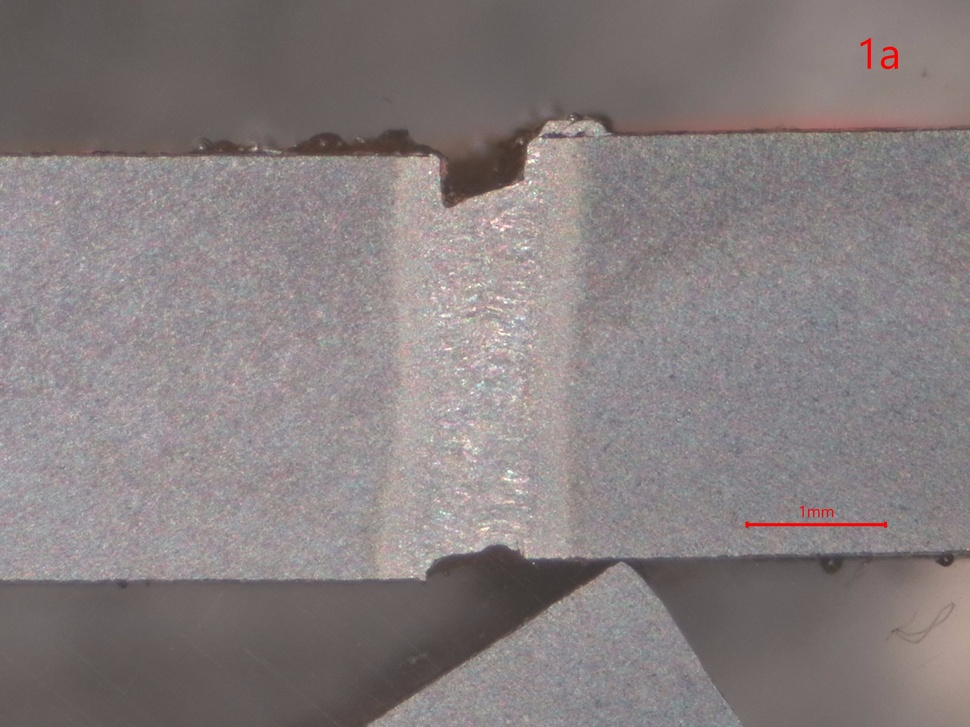
#> input picture cv_postprocessing/WeldGUI/weld-app/weldImages/image.jpg, 970 x 727 px, shrunk from 2592 x 1944 before the run
$ python -i ocr.py   (imports and definitions only)
#> lines starting #> are read from the running program, lines starting #| are printed output that depends on the picture; after the words box and inside, x2 and y2 are one past the last pixel; in counts of white or black regions, pixels touching at a corner belong together
#> further down, picture is the input picture: shape (727, 970, 3); mean B, G, R 126.8, 126.4, 134.3
import logging
import re
from pathlib import Path
from re import match

import cv2
import numpy as np


# [136 lines left out: functions bbox_center, crop_four, get_red_mask, remove_text_from_line_area, get_closest_horiz_line_width, not called in this run]

def find_long_colored_line(image: np.ndarray, bbox: tuple[float, float, float, float] = None):
    # Optional: remove text over line if bbox is known
    if bbox is not None:
        x1, y1 = np.min(bbox, axis=0).astype(int)
        x2, y2 = np.max(bbox, axis=0).astype(int)
        cv2.rectangle(image, (x1, y1), (x2, y2), (0, 0, 0), thickness=-1)

    # Convert to HSV for better color segmentation
    hsv = cv2.cvtColor(image, cv2.COLOR_BGR2HSV)
#> hsv: shape (727, 970, 3); mean H, S, V 72.2, 19.3, 134.8

    # Red has two ranges in HSV
    lower_red1 = np.array([0, 100, 100])
    upper_red1 = np.array([10, 255, 255])
    lower_red2 = np.array([160, 100, 100])
    upper_red2 = np.array([179, 255, 255])

    # Yellow range
    lower_yellow = np.array([20, 100, 100])
    upper_yellow = np.array([40, 255, 255])

    # Create masks
    mask_red = cv2.bitwise_or(
        cv2.inRange(hsv, lower_red1, upper_red1),
        cv2.inRange(hsv, lower_red2, upper_red2)
    )
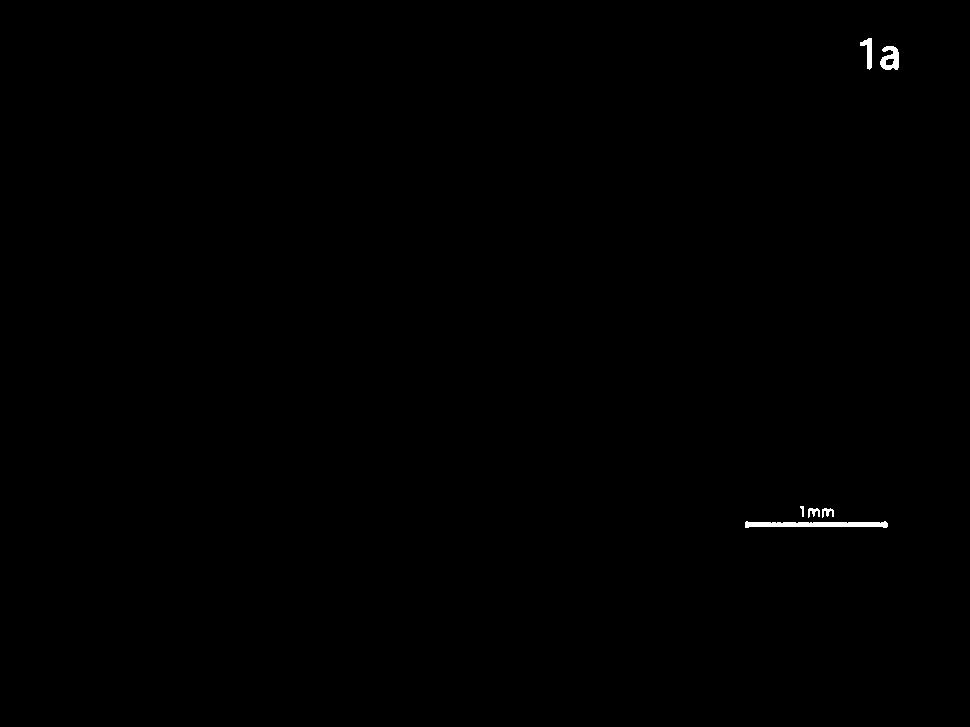
#> mask_red: shape (727, 970); 0.19% white; 6 white regions, box (x1, y1, x2, y2) and area: (745, 521, 888, 528) 716, (880, 46, 899, 70) 298, (860, 38, 872, 70) 187, (808, 508, 820, 518) 69, (822, 508, 834, 518) 69, (800, 506, 804, 517) 27
    mask_yellow = cv2.inRange(hsv, lower_yellow, upper_yellow)
#> mask_yellow: shape (727, 970); every value is 0

    mask = cv2.bitwise_or(mask_red, mask_yellow)

    # Morphological closing to connect broken parts
    kernel = cv2.getStructuringElement(cv2.MORPH_RECT, (25, 3))
    closed = cv2.morphologyEx(mask, cv2.MORPH_CLOSE, kernel)
#> closed: shape (727, 970); 0.26% white; 3 white regions

    # Find contours
    contours, _ = cv2.findContours(closed, cv2.RETR_EXTERNAL, cv2.CHAIN_APPROX_SIMPLE)
#> contours = 3 contours; box (x1, y1, x2, y2) and area: (860, 38, 899, 70) 761, (745, 521, 888, 528) 579, (800, 506, 834, 518) 266

    if not contours:
        return None, None  # Nothing found

    # Find the longest contour by bounding box width
    max_line = max(contours, key=lambda c: cv2.boundingRect(c)[2])
#> max_line = contour of 15 points, box (x1, y1, x2, y2) (745, 521, 888, 528), area 579

    # Get bounding box and endpoints
    x, y, w, h = cv2.boundingRect(max_line)
#> x = 745; y = 521; w = 143; h = 7
    print(f"x {x}, y {y}, w {w}, h {h}")
#| x 745, y 521, w 143, h 7
    pt1 = np.array([x, y + h // 2])
#> pt1 = [745, 524]
    pt2 = np.array([x + w, y + h // 2])
#> pt2 = [888, 524]
    print (pt1, pt2)
#| [745 524] [888 524]
    # Draw the line and label
    result = image.copy()
    cv2.arrowedLine(result, pt1, pt2, (0, 255, 0), thickness=4)
    cv2.arrowedLine(result, pt2, pt1, (0, 255, 0), thickness=4)
#> result: shape (727, 970, 3); mean B, G, R 126.8, 126.6, 134.1
    cv2.putText(result, f"{w}px", (x + w // 2 + 20, y), cv2.FONT_HERSHEY_SIMPLEX, 1.2, (0, 255, 0), 2)
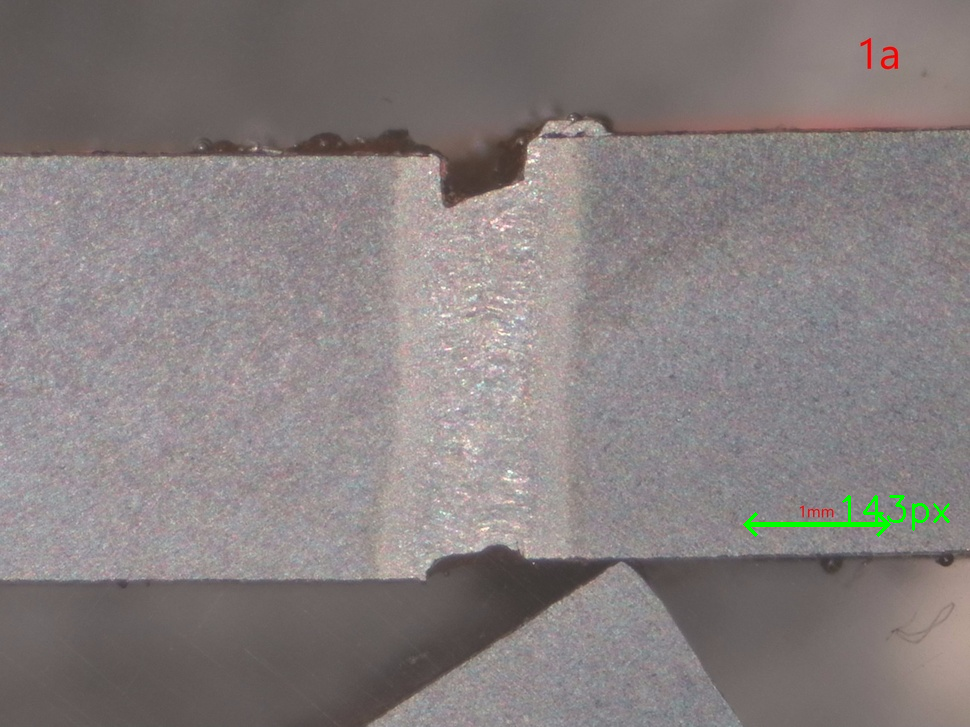
#> result: shape (727, 970, 3); mean B, G, R 126.6, 126.7, 134

    return w, (pt1, pt2)
# [55 lines left out: functions match_units_text, get_pixel_real_size, not called in this run]

>>> import cv2
>>> picture = cv2.imread('../../WeldGUI/weld-app/weldImages/image.jpg')
>>> result = find_long_colored_line(picture)
#> result = (143, ([745, 524], [888, 524]))
